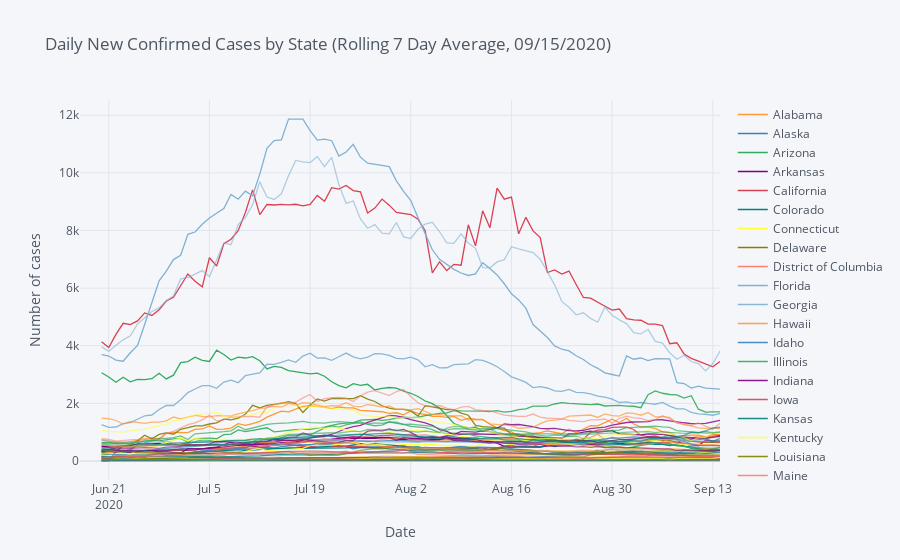

Notebook source saved alongside this figure:
### Code cell
window_size = 7
avg_cases = states_daily_confirmed.rolling(window=window_size, min_periods=3).mean()
states_confirmed_plot = avg_cases.iplot(scale='log', yaxis_title='Number of cases', xaxis_title='Date',
              title='Daily New Confirmed Cases by State (Rolling {} Day Average, {})'.format(window_size, today), asFigure = True)

states_confirmed_plot
